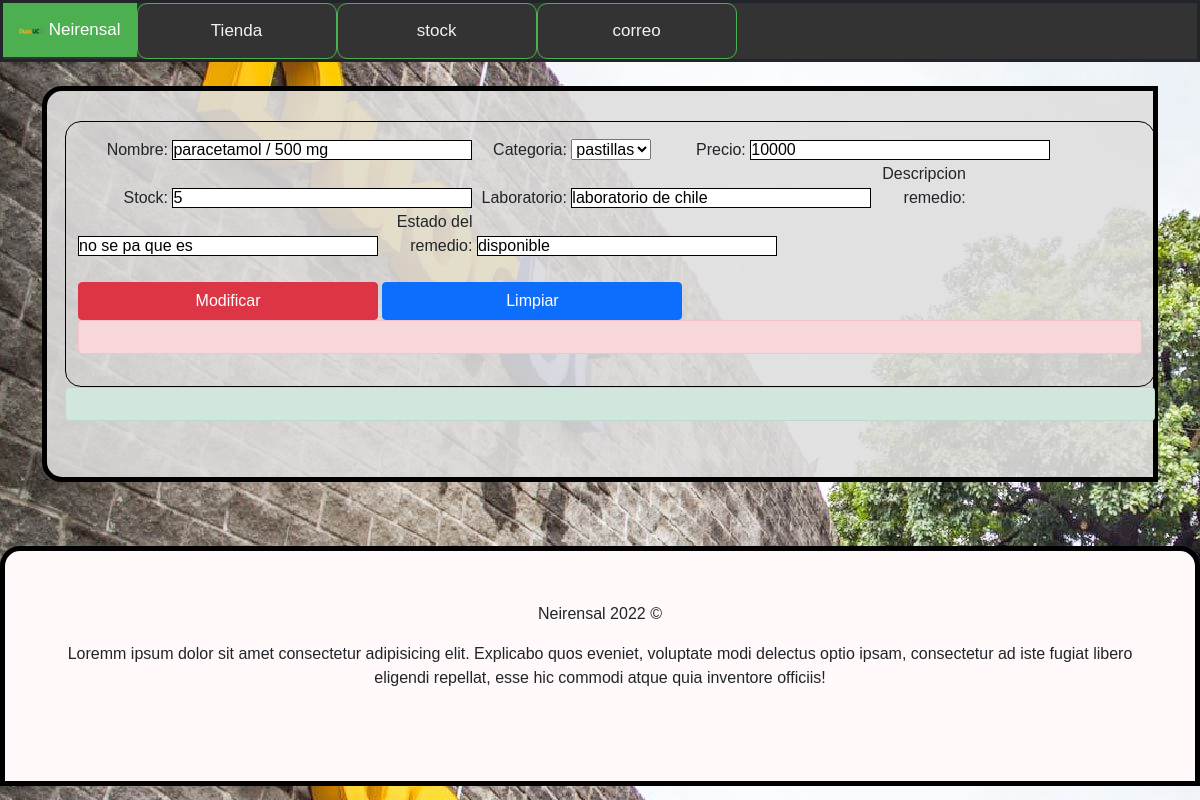
The page /form_mod_producto/1 on the database as committed earlier.
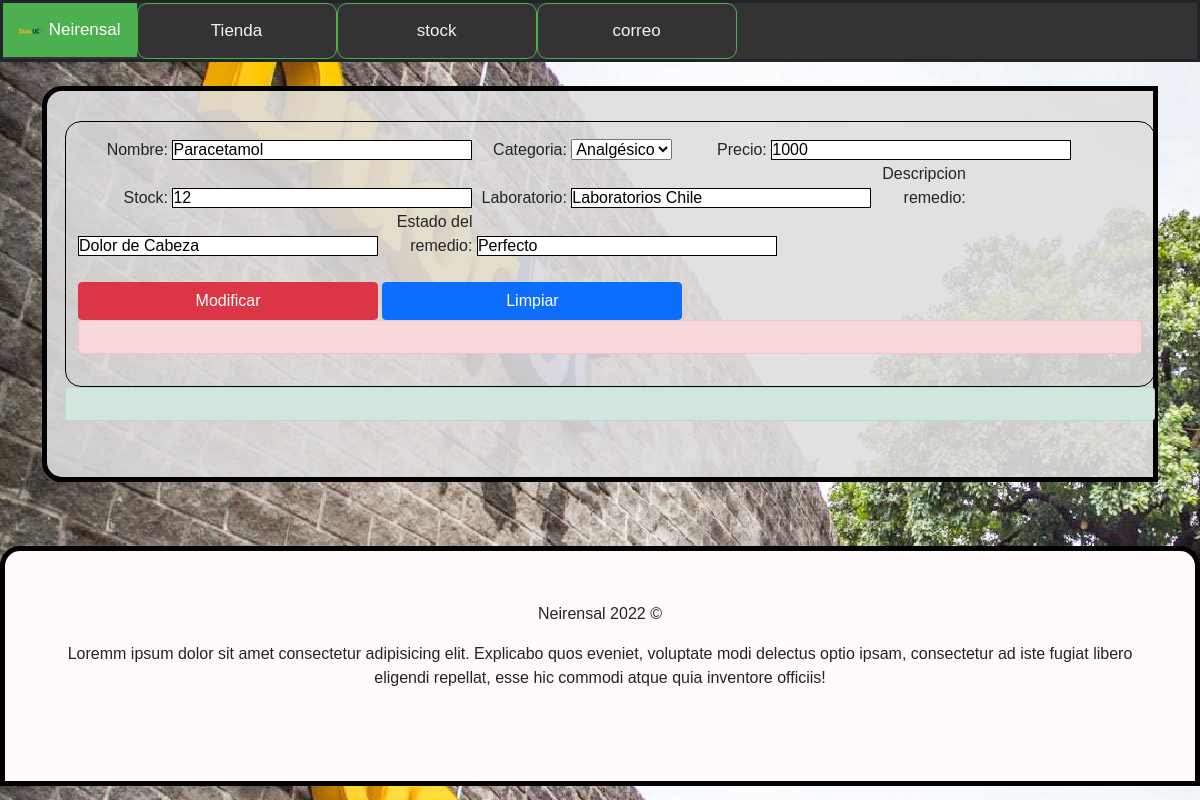
The same page on the database as committed later.
### core/models.py (models this page shows, shortened)
class Producto(models.Model):
    id = models.AutoField(max_length=3, primary_key= True)
    nombre = models.CharField(max_length=64)
    categoria = models.ForeignKey(Categoria, on_delete=models.CASCADE)
    precio = models.IntegerField()
    stock = models.CharField(max_length=20, verbose_name='Stock')
    marca =  models.CharField(max_length=20, verbose_name='Laboratorio')
    descripcion =  models.CharField(max_length=20, verbose_name='Descripcion remedio')
    estado =  models.CharField(max_length=20, verbose_name='Estado del remedio')

### core/views.py (the view)
# urls.py: path('form_mod_producto/<id>', form_mod_producto, name="form_mod_producto"),
def form_mod_producto(request, id):
    producto = Producto.objects.get(id=id)
    datos = {
        'form': ProductoForm(instance=producto)
    }
    if request.method== 'POST':
        formulario = ProductoForm(data=request.POST, instance=producto)
        if formulario.is_valid():
            formulario.save()
            datos['mensaje'] = "Modificados correctamente"
    return render(request, 'core/form_mod_producto.html', datos)

### core/forms.py
class ProductoForm(ModelForm):
    class Meta:
        model = Producto
        fields =['id','nombre','categoria','precio','stock','marca','descripcion','estado']

### core/context_processor.py (called while the page is built)
def totalC(request):
    total = 0
    if request.user.is_authenticated:
         if "carrito" in request.session.keys():
             for key, value in request.session["carrito"].items():
                 total += int(value["acumulado"])
    return {"totalC": total}

### core/models.py (called while the page is built)
    def __str__(self):
        return self.nombreCategoria

### core/templates/core/form_mod_producto.html (shortened to what this page needs)
{% load static %}
<!DOCTYPE html>
<html>
<head>
    <link rel="stylesheet" href="https://cdnjs.cloudflare.com/ajax/libs/font-awesome/4.7.0/css/font-awesome.min.css">
    <link rel="stylesheet" href="https://icons8.com/icon/ZRiAFreol5mE/instagram">
    <link href=" {% static 'css/bootstrap.min.css' %} " rel="stylesheet">
    <link href=" {% static 'css/style.css' %} " rel="stylesheet">
</head>
<body background="{% static 'img/Duoc.jpg' %}">
    <header class="menu-fixed">
        <div class="bordmenu">
            <div class="topnav" id="myTopnav">
                <a href="{% url 'home' %}" class="active"><img src=" {% static 'img/Logo_DuocUC.png' %} " alt="" width="25px"> Neirensal</a>
                <a class="indemenu" href="{% url 'tienda' %}">Tienda</a>
                <a class="indemenu" href="{% url 'stock' %}">stock</a>
                <a class="indemenu" href="{% url 'correo' %}">correo</a>
            </div>
        </div>
    </header>
    <br>
    <div class="container">
        <article>
            <div class="jumbotronblack">
                <div class="row">
                    <form method="post" action="" id="formulario">
                        <div class="form-group">
                        {{ form.as_table}}
                        </div>
                        <br>
                        <input type="submit" class="btn btn-danger" id="enviar" value="Modificar">
                        <input type="rest" class="btn btn-primary" id="limpiar" value="Limpiar">
                        <div id="error" class="alert alert-danger" role="alert"></div>
                    </form>
                    <div class="alert alert-success" role="alert">
                    </div>
                </div>
            </div>
        </article>
    </div>
    <br>
    <div class="jumbotronfinal">
        <footer class="py-5 bg-black">
            <div class="container">
                <p class="text-center ">Neirensal 2022&nbsp;©</p>
                <p class="text-center ">Loremm ipsum dolor sit amet consectetur adipisicing elit. Explicabo quos eveniet, voluptate modi delectus optio ipsam, consectetur ad iste fugiat libero eligendi repellat, esse hic commodi atque quia inventore officiis!</p>
                <br>
            </div>
        </footer>
    </div>
</body>
</html>

Rows that differ between the two databases and show on the page:
changed Producto: nombre "paracetamol / 500 mg" → "Paracetamol"; categoria "pastillas" → "Analgésico"; precio "10000" → "1000"; stock "5" → "12"; marca "laboratorio de chile" → "Laboratorios Chile"; descripcion "no se pa que es" → "Dolor de Cabeza"; estado "disponible" → "Perfecto"
